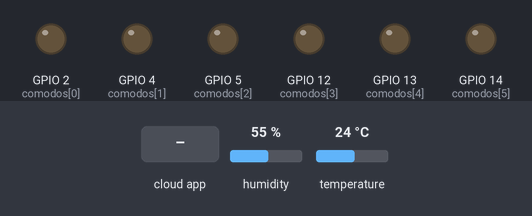
The sketch below on a simulated ESP8266 (NodeMCU). Parts: output pins drawn as LEDs (lit = HIGH). The inputs (shaded band) are chosen by the test bench; at power-on: humidity 55 %, temperature 24 °C. WiFi joins after 1.5 s; servers stay silent unless stated; the Firebase database answers and starts empty; what the sketch prints to the serial monitor is not drawn.

Above: at 3.2 s.
3.3 s: the phone or cloud app sets status to 1
At 5.0 s:
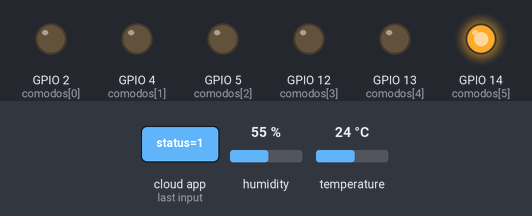
5.9 s: the phone or cloud app sets status to 0
At 7.7 s:
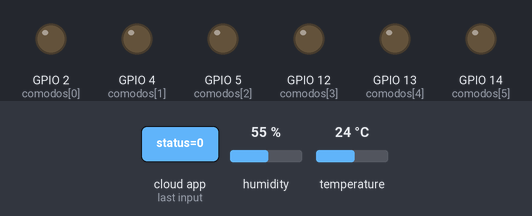
Timing chart, 0 to 9.2 s (numbered marks = the images above; inputs shaded):
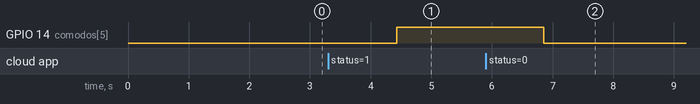

The sketch:

sketch.ino
```cpp
#include <FirebaseESP8266.h>
#include <ESP8266WiFi.h>
#include "DHT.h"
char* usuario = "S20";
char* senha = "12345678";
bool statusConexao = false;
char* host = "MEU - HOST";
char* token = "MEU - TOKEN";

FirebaseData minhaBase;

int comodos[] = {02,04,05,12,13,14};
//              [D4,D2;D1;D6;D7;D5]
//              Quarto D4
//              Sala D2
//              Garagem D1
//              Cozinha D6
//              Banheiro D7
//              Rele D5

#define sensorDHT11 0
#define DHTTYPE DHT11

DHT dht(sensorDHT11, DHTTYPE);

void ligaVentilador() {
  if(analogRead(sensorDHT11 > 20)) {
    digitalWrite(14,HIGH);
  }
}

void setup() {

  Serial.begin(9600);
  dht.begin();
  for (int i = 0; i < 6; i++) {
    pinMode(comodos[i], OUTPUT);
  }
  WiFi.mode(WIFI_STA);
  WiFi.begin(usuario, senha);
  while(WiFi.status() != WL_CONNECTED){
    Serial.print(".");
    delay(1000);
    }
  statusConexao = true;
  Firebase.begin(host, token);

}

void loop() {

 // DHT.read11(sensorDHT11); //LÊ AS INFORMAÇÕES DO SENSOR
  Serial.print("Umidade: "); //IMPRIME O TEXTO NA SERIAL
  Serial.print(dht.readHumidity()); //IMPRIME NA SERIAL O VALOR DE UMIDADE MEDIDO
  Serial.print("%"); //ESCREVE O TEXTO EM SEGUIDA
  Serial.print(" / Temperatura: "); //IMPRIME O TEXTO NA SERIAL
  Serial.print(dht.readTemperature(), 0); //IMPRIME NA SERIAL O VALOR DE UMIDADE MEDIDO E REMOVE A PARTE DECIMAL
  Serial.println("*C"); //IMPRIME O TEXTO NA SERIAL

  Firebase.setFloat(minhaBase, "temperatura/valor", dht.readTemperature());
  Firebase.setFloat(minhaBase, "umidade/valor", dht.readHumidity());

  Firebase.get(minhaBase, "rele/status");
  int rele = minhaBase.intData();
  Firebase.get(minhaBase, "quarto/status");
  int quarto = minhaBase.intData();
  Firebase.get(minhaBase, "sala/status");
  int sala = minhaBase.intData();
  Firebase.get(minhaBase, "garagem/status");
  int garagem = minhaBase.intData();
  Firebase.get(minhaBase, "banheiro/status");
  int banheiro = minhaBase.intData();;
  Firebase.get(minhaBase, "cozinha/status");
  int cozinha = minhaBase.intData();

  int novoStatus[] = {quarto, sala, garagem, cozinha, banheiro, rele};
  for (int i = 0; i < 6; i++ ){
    if (novoStatus[i] == 0) {
      digitalWrite(comodos[i],LOW);
    } else {
      digitalWrite(comodos[i],HIGH);
    }
  }
}
```

Measured:
- after the input at 3.3 s, GPIO 14 (comodos[5]): LOW → HIGH after 1.1 s
- after the input at 5.9 s, GPIO 14 (comodos[5]): HIGH → LOW after 0.95 s
